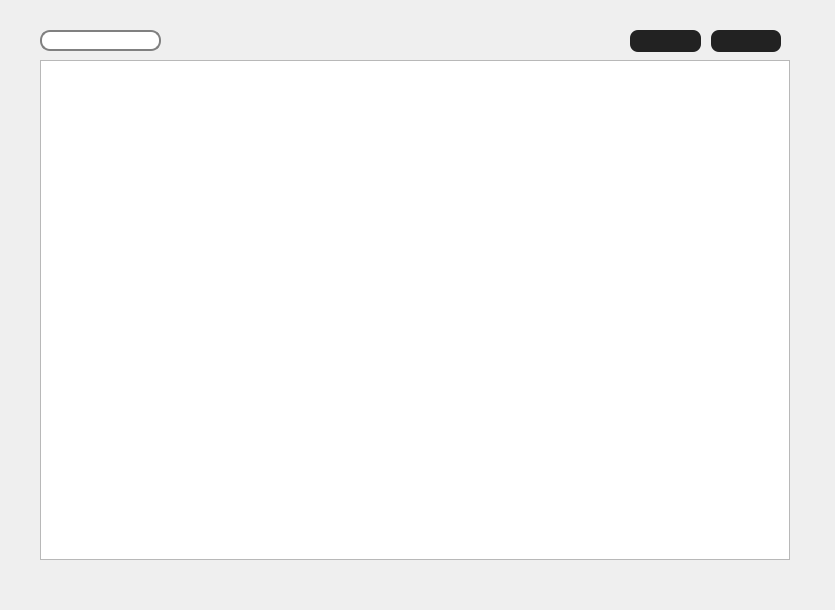
<?xml version="1.0" encoding="UTF-8"?>
<ui version="4.0">
 <class>MainPageWidget</class>
 <widget class="QWidget" name="MainPageWidget">
  <property name="geometry">
   <rect>
    <x>0</x>
    <y>0</y>
    <width>835</width>
    <height>610</height>
   </rect>
  </property>
  <property name="sizePolicy">
   <sizepolicy hsizetype="Preferred" vsizetype="Preferred">
    <horstretch>0</horstretch>
    <verstretch>0</verstretch>
   </sizepolicy>
  </property>
  <property name="minimumSize">
   <size>
    <width>835</width>
    <height>610</height>
   </size>
  </property>
  <property name="maximumSize">
   <size>
    <width>835</width>
    <height>610</height>
   </size>
  </property>
  <property name="windowTitle">
   <string>Form</string>
  </property>
  <widget class="QTableView" name="addressTableView">
   <property name="geometry">
    <rect>
     <x>40</x>
     <y>60</y>
     <width>750</width>
     <height>500</height>
    </rect>
   </property>
  </widget>
  <widget class="QWidget" name="horizontalLayoutWidget">
   <property name="geometry">
    <rect>
     <x>630</x>
     <y>20</y>
     <width>151</width>
     <height>42</height>
    </rect>
   </property>
   <layout class="QHBoxLayout" name="horizontalLayout" stretch="0,0">
    <property name="spacing">
     <number>10</number>
    </property>
    <item>
     <widget class="QPushButton" name="addButton">
      <property name="styleSheet">
       <string notr="true">QPushButton {
	image: url(:/detailpageImage/detailpageImage/person_add_30dp_FFFFFF.png);
    background-color: #222;         /* 진한 검정 배경 */
    color: #fff;                    /* 흰색 글자 */
    border: none;
    border-radius: 8px;
    font: bold 15px;
	padding: 2px;
    transition: background 0.2s;
}

QPushButton:hover {
    background-color: #333;
}

QPushButton:pressed {
    background-color: #111;
    border-style: inset;
}
</string>
      </property>
      <property name="text">
       <string/>
      </property>
     </widget>
    </item>
    <item>
     <widget class="QPushButton" name="deleteButton">
      <property name="styleSheet">
       <string notr="true">QPushButton {
	image: url(:/detailpageImage/detailpageImage/person_remove_30dp_FFFFFF.png);
    background-color: #222;         /* 진한 검정 배경 */
    color: #fff;                    /* 흰색 글자 */
    border: none;
    border-radius: 8px;
    font: bold 15px;
	padding: 2px;
    transition: background 0.2s;
}

QPushButton:hover {
    background-color: #333;
}

QPushButton:pressed {
    background-color: #111;
    border-style: inset;
}
</string>
      </property>
      <property name="text">
       <string/>
      </property>
     </widget>
    </item>
   </layout>
  </widget>
  <widget class="QLabel" name="label">
   <property name="geometry">
    <rect>
     <x>40</x>
     <y>30</y>
     <width>21</width>
     <height>21</height>
    </rect>
   </property>
   <property name="styleSheet">
    <string notr="true">image: url(:/mainpageImage/mainpageImage/search_30dp_000000.png);
padding-left: 5px;
padding-top:1px;</string>
   </property>
   <property name="text">
    <string/>
   </property>
   <property name="alignment">
    <set>Qt::AlignmentFlag::AlignHCenter|Qt::AlignmentFlag::AlignTop</set>
   </property>
  </widget>
  <widget class="QLineEdit" name="searchText">
   <property name="geometry">
    <rect>
     <x>40</x>
     <y>30</y>
     <width>121</width>
     <height>21</height>
    </rect>
   </property>
   <property name="styleSheet">
    <string notr="true">border: 2px solid gray;
color: rgb(0, 0, 0);
border-radius: 10px;
padding: 0 8px;
background: white;
padding-left: 19px;</string>
   </property>
   <property name="inputMask">
    <string/>
   </property>
   <property name="text">
    <string/>
   </property>
   <property name="alignment">
    <set>Qt::AlignmentFlag::AlignBottom|Qt::AlignmentFlag::AlignLeading|Qt::AlignmentFlag::AlignLeft</set>
   </property>
  </widget>
  <zorder>addressTableView</zorder>
  <zorder>horizontalLayoutWidget</zorder>
  <zorder>searchText</zorder>
  <zorder>label</zorder>
 </widget>
 <resources/>
 <connections/>
</ui>
